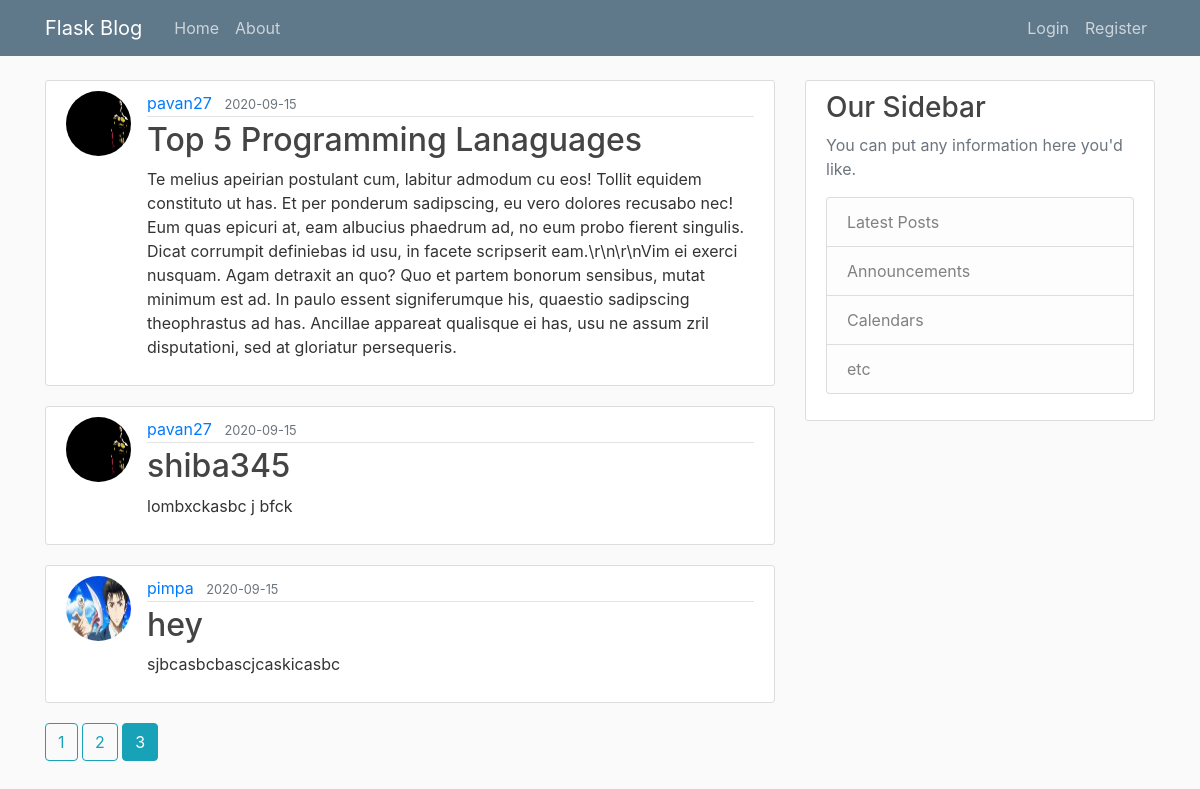
Screenshot of /home?page=3 with the database file from the repository.
### flaskblog/models.py (models this page shows, shortened)
class Post(db.Model):
    id = db.Column(db.Integer, primary_key=True)
    title = db.Column(db.String(100), nullable=False)
    date_posted = db.Column(
        db.DateTime, nullable=False, default=datetime.utcnow)
    content = db.Column(db.Text, nullable=False)
    user_id = db.Column(db.Integer, db.ForeignKey('user.id'), nullable=False)

class User(db.Model,UserMixin):
    id = db.Column(db.Integer, primary_key=True)
    username = db.Column(db.String(20), unique=True, nullable=False)
    email = db.Column(db.String(120), unique=True, nullable=False)
    image_file = db.Column(db.String(20), nullable=False,
                           default="default.jpg")
    password = db.Column(db.String(60), nullable=False)
    posts = db.relationship('Post', backref="author", lazy="dynamic")

### flaskblog/main/routes.py (the view)
@main.route("/")
@main.route("/home")
def home():
    page = request.args.get('page',1,type=int)
    posts = Post.query.order_by(Post.date_posted.desc()).paginate(page=page,per_page=4)
    return render_template('home.html', posts=posts)

### flaskblog/templates/home.html
{% extends "layout.html" %}
{% block content %}
 {% for post in posts.items %}
<article class="media content-section">
  <img  class="rounded-circle article-img" src="{{url_for('static',filename='profile_pics/'+ post.author.image_file)}}" alt="">
  <div class="media-body">
    <div class="article-metadata">
      <a class="mr-2" href="{{url_for('users.user_posts',username=post.author.username)}}">{{ post.author.username }}</a>
      <small class="text-muted">{{ post.date_posted.strftime('%Y-%m-%d') }}</small>
    </div>
    <h2><a class="article-title" href="{{ url_for('posts.post', post_id=post.id) }}">{{ post.title }}</a></h2>
    <p class="article-content">{{ post.content }}</p>
  </div>
</article>
{% endfor %}
{% for page_num in posts.iter_pages(left_edge=1,right_edge=1,left_current=1,right_current=2) %}
  {% if page_num %}
      {% if posts.page == page_num %}
      <a class="btn btn-info mb-4" href="{{ url_for('main.home',page=page_num) }}">{{page_num}}</a>
      {% else %}
      <a class="btn btn-outline-info mb-4" href="{{ url_for('main.home',page=page_num) }}">{{page_num}}</a>
      {% endif %}
  {% else %}
    ...
  {% endif %}
{% endfor %}
{% endblock content%}

### flaskblog/static/main.css (style rules this page uses)
body { background: #fafafa; color: #333333; margin-top: 5rem; }
h1, h2, h3, h4, h5, h6 { color: #444444; }
.content-section { background: #ffffff; padding: 10px 20px; border: 1px solid #dddddd; border-radius: 3px; margin-bottom: 20px; }
.article-title { color: #444444; }
.article-content { white-space: pre-line; }
.article-img { height: 65px; width: 65px; margin-right: 16px; }
.article-metadata { padding-bottom: 1px; margin-bottom: 4px; border-bottom: 1px solid #e3e3e3; }

### rows the page displays
Post: image_file (picture), author.username "pavan27", date_posted "2020-09-15", title "Top 5 Programming Lanaguages", content "Te melius apeirian postulant cum, labitur admodum cu eos! Tollit equidem constituto ut has. Et per ponderum sadipscing, eu vero dolores recusabo nec! Eum quas epicuri at, eam albucius phaedrum ad, no eum probo fierent singulis. Dicat corrumpit definiebas id usu, in facete scripserit eam.\\r\\n\\r\\nVim ei exerci nusquam. Agam detraxit an quo? Quo et partem bonorum sensibus, mutat minimum est ad. In paulo essent signiferumque his, quaestio sadipscing theophrastus ad has. Ancillae appareat qualisque ei has, usu ne assum zril disputationi, sed at gloriatur persequeris."
Post: image_file (picture), author.username "pavan27", date_posted "2020-09-15", title "shiba345", content "lombxckasbc j bfck"
Post: image_file (picture), author.username "pimpa", date_posted "2020-09-15", title "hey", content "sjbcasbcbascjcaskicasbc"

### other values shown
{{ page_num }} "1" "2"
{{ page_num }} "3"
